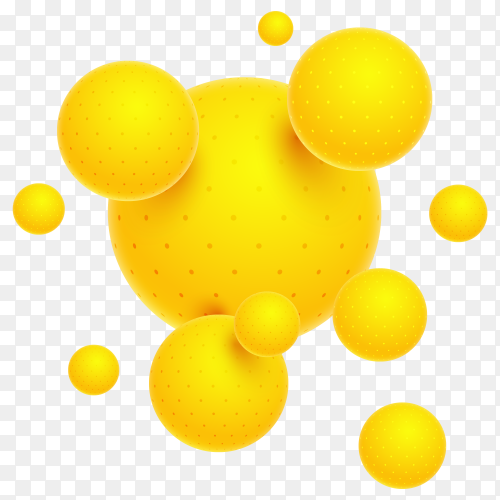
#> input picture yellow_blobs.png, 500 x 500 px
$ python main.py
#> lines starting #> are read from the running program, lines starting #| are printed output that depends on the picture; after the words box and inside, x2 and y2 are one past the last pixel; in counts of white or black regions, pixels touching at a corner belong together
import cv2 as cv
import numpy as np
# import imutils

def aruco_detector():
    dictionary = cv.aruco.Dictionary_get(cv.aruco.DICT_6X6_250)

    markerImage = np.zeros((200, 200), dtype=np.uint8)
    markerImage = cv.aruco.drawMarker(dictionary, 33, 200, markerImage, 1)

    cv.imwrite("marker33.png", markerImage)
    src = cv.imread("marker33_padded.png")

    gray = cv.cvtColor(src, cv.COLOR_BGR2GRAY)
    arucoParam = cv.aruco.DetectorParameters_create()
    bboxs, ids, rejected = cv.aruco.detectMarkers(gray, dictionary, parameters = arucoParam)
    pass


def blob_detector():
    import cv2
    import numpy as np;

    # Read image
    im = cv2.imread("yellow_blobs.png", cv2.IMREAD_GRAYSCALE)

    params = cv2.SimpleBlobDetector_Params()
    params.filterByArea = False
    params.minArea = 100

    # Set up the detector with default parameters.
    detector = cv2.SimpleBlobDetector_create(params)

    # Detect blobs.
    keypoints = detector.detect(im)

    # Draw detected blobs as red circles.
    # cv2.DRAW_MATCHES_FLAGS_DRAW_RICH_KEYPOINTS ensures the size of the circle corresponds to the size of blob
    im_with_keypoints = cv2.drawKeypoints(im, keypoints, np.array([]), (0, 0, 255),
                                          cv2.DRAW_MATCHES_FLAGS_DRAW_RICH_KEYPOINTS)

    # Show keypoints
    cv2.imshow("Keypoints", im_with_keypoints)
    cv2.waitKey(0)

def edge_detector_sobel():
    # Read the original image
    img = cv.imread('yellow_blobs.png')
#> img is the input picture: shape (500, 500, 3); mean B, G, R 140.6, 231.2, 247.6
    # Display original image
    cv.imshow('Original', img)
    cv.waitKey(0)

    # Convert to graycsale
    img_gray = cv.cvtColor(img, cv.COLOR_BGR2GRAY)
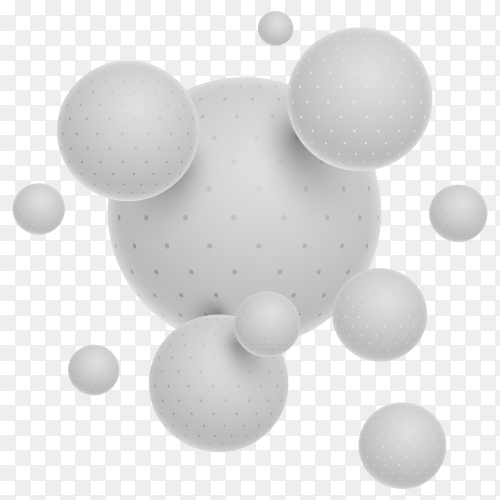
#> img_gray: shape (500, 500); min 126, max 255, mean 225.8
    # Blur the image for better edge detection
    img_blur = cv.GaussianBlur(img_gray, (3, 3), 0)

    # [14 lines of commented-out code are left out]
    edges = cv.Canny(image=img_blur, threshold1=75, threshold2=200)  # Canny Edge Detection
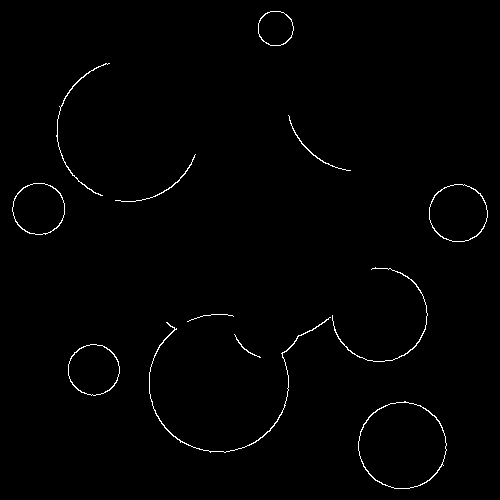
#> edges: shape (500, 500); 0.93% white in thin lines or dots
    # Display Canny Edge Detection Image
    cv.imshow('Canny Edge Detection', edges)
    cv.waitKey(0)

    cv.destroyAllWindows()

if __name__ == "__main__":
    edge_detector_sobel()
    pass
